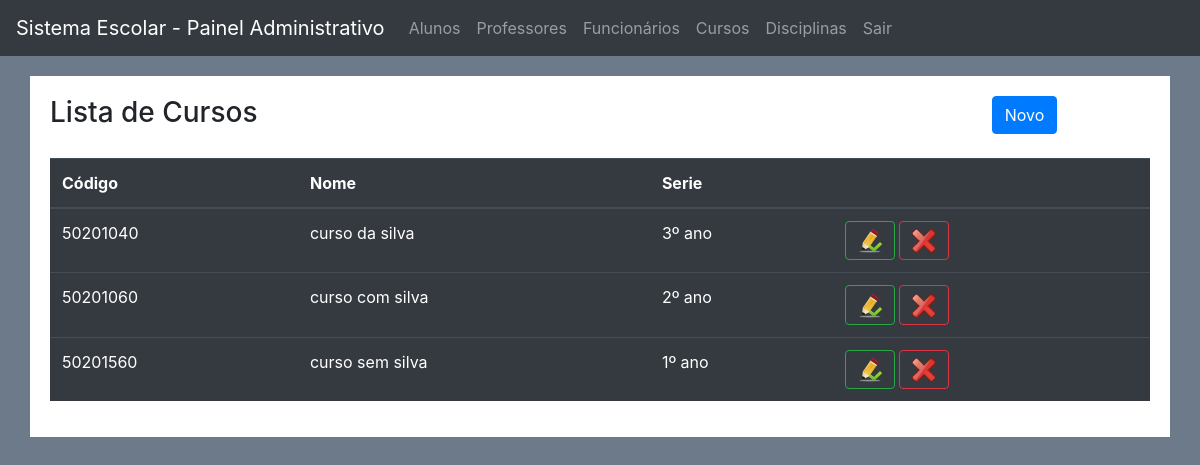
Page /index_cursos.php on the committed database.
### tables this page shows
create table cursos(
codigo int unsigned auto_increment not null primary key,
nome varchar(80) not null,
serie varchar(20) not null
);

### Classes(config)/Cursos.php (called while the page is built, shortened)
<?php
class Cursos {
    public function listarTodos(){
        try {
            $bd = new Conexao();
            $con = $bd->Conectar();
            $sql = $con->prepare("select * from cursos");
            $sql->execute();
            if($sql->rowCount() > 0) {
                return $result = $sql->fetchAll(PDO::FETCH_CLASS);
            }
        }catch(PDOException $msg) {
            echo "Não foi possível listar os cursos: ".$msg->getMessage;
        }
    }
}
?>

### index_cursos.php (the view, shortened to what this page needs)
<?php
require_once "Classes(config)/Cursos.php";
$Cursos = new Cursos();
$listaCursos = $Cursos->listarTodos();
?>
<!DOCTYPE html>
<html lang="pt-br">
<head>
    <link rel="stylesheet" href="css/bootstrap.min.css">
    <link rel="stylesheet" href="css/bootstrap.css">
    <link rel="stylesheet" href="css/estilo.css">
</head>
<body>
<nav class="navbar navbar-expand-sm bg-dark navbar-dark">
    <a class="navbar-brand" href="index_adm.php">Sistema Escolar - Painel Administrativo</a>
    <ul class="navbar-nav">
        <li class="nav-item">
            <a class="nav-link" href="index_alunos.php">Alunos</a>
        </li>
        <li class="nav-item">
            <a class="nav-link" href="index_professores.php">Professores</a>
        </li>
        <li class="nav-item">
            <a class="nav-link" href="index_funcionarios.php">Funcionários</a>
        </li>
        <li class="nav-item">
            <a class="nav-link" href="index_cursos.php">Cursos</a>
        </li>
        <li class="nav-item">
            <a class="nav-link" href="index_disciplinas.php">Disciplinas</a>
        </li>
        <li class="nav-item">
            <a class="nav-link" href="index.php">Sair</a>
        </li>
    </ul>
</nav>
<div class="container lista">
    <div class="row coluna">
        <div class="col-md-10">
            <h3>Lista de Cursos</h3>
        </div>
        <div class="col-md-2">
            <a href="cadastrar_curso.php" class="btn btn-primary">Novo</a>
        </div>
    </div>
    <table class="table table-dark">
        <thead>
            <tr>
                <th>Código</th>
                <th>Nome</th>
                <th>Serie</th>
                <th></th>
            </tr>
        </thead>
            <tbody>
                <?php if($listaCursos) :
                    foreach($listaCursos as $curso) : ?>
                <tr>
                        <td><?php echo $curso->codigo; ?></td>
                        <td><?php echo $curso->nome; ?></td>
                        <td><?php echo $curso->serie; ?></td>
                        <td>
                            <a href="alterar_curso.php?codigo=<?php echo $curso->codigo; ?>" class="btn btn-outline-success"><img src="img/edit.png"></a>
                            <a href="index_cursos.php?codigo=<?php echo $curso->codigo; ?>" class="btn btn-outline-danger"><img src="img/delete.png"></a>
                        </td>
                </tr>
                <?php endforeach;?>
                <?php else : ?>
                <tr>
                    <td colspan="7">Nenhum funcionario cadastrado!!!</td>
                </tr>
                <?php endif;?>
            </tbody>
    </table>
</div>
</body>
</html

### css/estilo.css (style rules this page uses)
body { background-color: #6c7a89; }
.lista { background-color: #ffffff; }
.container { position: relative; top: 20px; padding: 20px; }
.coluna { padding-bottom: 20px; }

### rows in the picture
cursos: codigo "50201040", nome "curso da silva", serie "3º ano"
cursos: codigo "50201060", nome "curso com silva", serie "2º ano"
cursos: codigo "50201560", nome "curso sem silva", serie "1º ano"
